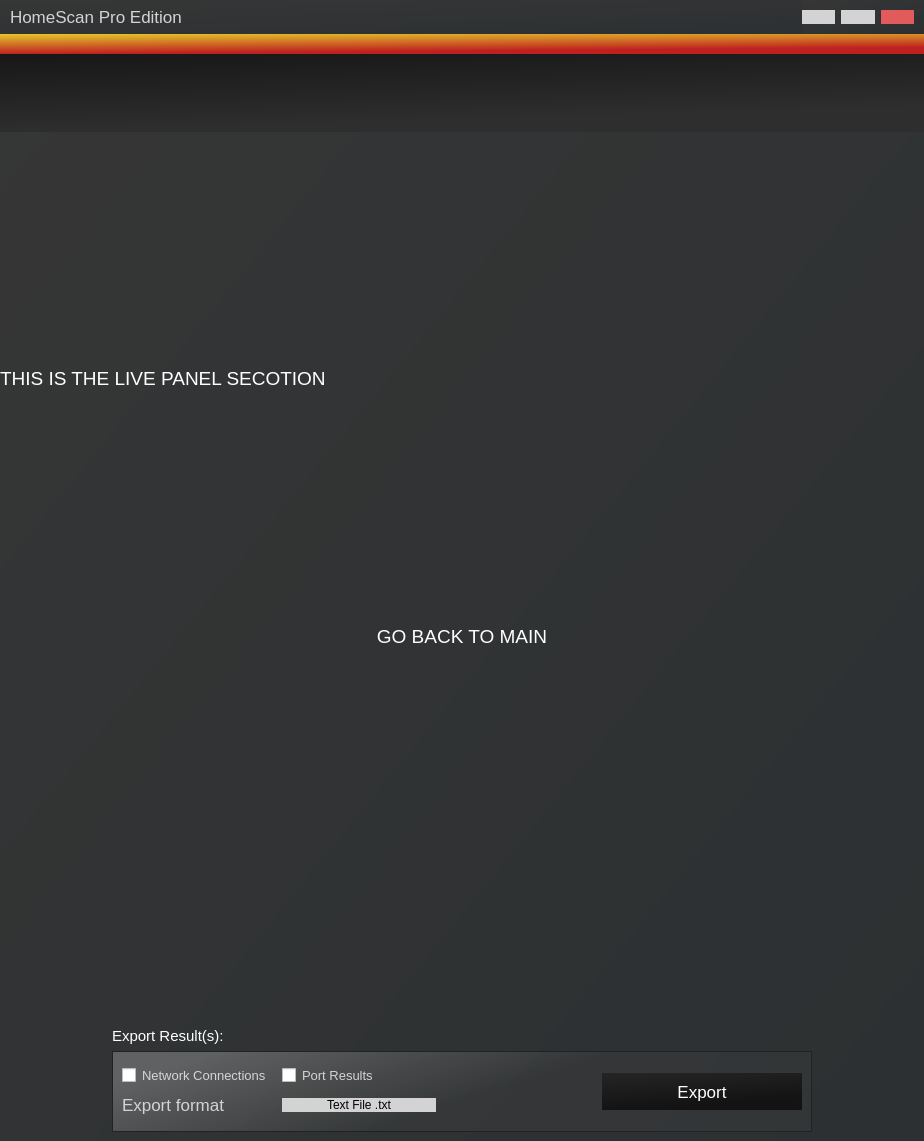
<?xml version="1.0" encoding="UTF-8"?>
<ui version="4.0">
 <class>MainWindow</class>
 <widget class="QMainWindow" name="MainWindow">
  <property name="geometry">
   <rect>
    <x>0</x>
    <y>0</y>
    <width>924</width>
    <height>1141</height>
   </rect>
  </property>
  <property name="windowTitle">
   <string>MainWindow</string>
  </property>
  <property name="styleSheet">
   <string notr="true">border: unset;</string>
  </property>
  <widget class="QWidget" name="app">
   <layout class="QHBoxLayout" name="horizontalLayout">
    <property name="spacing">
     <number>0</number>
    </property>
    <property name="leftMargin">
     <number>0</number>
    </property>
    <property name="topMargin">
     <number>0</number>
    </property>
    <property name="rightMargin">
     <number>0</number>
    </property>
    <property name="bottomMargin">
     <number>0</number>
    </property>
    <item>
     <widget class="QFrame" name="main">
      <property name="styleSheet">
       <string notr="true">background:qlineargradient(spread:pad, x1:0, y1:0, x2:1, y2:1, stop:0 rgba(54, 54, 54, 255), stop:1 rgba(44, 48, 50, 255))</string>
      </property>
      <property name="frameShape">
       <enum>QFrame::StyledPanel</enum>
      </property>
      <property name="frameShadow">
       <enum>QFrame::Raised</enum>
      </property>
      <layout class="QVBoxLayout" name="verticalLayout">
       <property name="spacing">
        <number>0</number>
       </property>
       <property name="leftMargin">
        <number>0</number>
       </property>
       <property name="topMargin">
        <number>0</number>
       </property>
       <property name="rightMargin">
        <number>0</number>
       </property>
       <property name="bottomMargin">
        <number>0</number>
       </property>
       <item>
        <widget class="QFrame" name="name_and_tabs">
         <property name="enabled">
          <bool>true</bool>
         </property>
         <property name="maximumSize">
          <size>
           <width>16777215</width>
           <height>34</height>
          </size>
         </property>
         <property name="styleSheet">
          <string notr="true"/>
         </property>
         <property name="frameShape">
          <enum>QFrame::StyledPanel</enum>
         </property>
         <property name="frameShadow">
          <enum>QFrame::Raised</enum>
         </property>
         <layout class="QHBoxLayout" name="horizontalLayout_7">
          <property name="leftMargin">
           <number>0</number>
          </property>
          <property name="topMargin">
           <number>0</number>
          </property>
          <property name="rightMargin">
           <number>0</number>
          </property>
          <property name="bottomMargin">
           <number>0</number>
          </property>
          <item>
           <layout class="QHBoxLayout" name="horizontalLayout_3">
            <property name="leftMargin">
             <number>10</number>
            </property>
            <property name="rightMargin">
             <number>10</number>
            </property>
            <property name="bottomMargin">
             <number>0</number>
            </property>
            <item>
             <widget class="QLabel" name="label">
              <property name="styleSheet">
               <string notr="true">border:none;background: none;
color:lightgray;
font-size:17px;</string>
              </property>
              <property name="text">
               <string>HomeScan Pro Edition</string>
              </property>
             </widget>
            </item>
            <item>
             <widget class="QFrame" name="frame_12">
              <property name="minimumSize">
               <size>
                <width>30</width>
                <height>0</height>
               </size>
              </property>
              <property name="maximumSize">
               <size>
                <width>112</width>
                <height>16777215</height>
               </size>
              </property>
              <property name="frameShape">
               <enum>QFrame::StyledPanel</enum>
              </property>
              <property name="frameShadow">
               <enum>QFrame::Raised</enum>
              </property>
              <layout class="QHBoxLayout" name="horizontalLayout_9">
               <property name="leftMargin">
                <number>0</number>
               </property>
               <property name="topMargin">
                <number>0</number>
               </property>
               <property name="rightMargin">
                <number>0</number>
               </property>
               <property name="bottomMargin">
                <number>0</number>
               </property>
               <item>
                <widget class="QPushButton" name="min">
                 <property name="styleSheet">
                  <string notr="true">background-color: lightgray;
border: none;
top:0;border-radius: 0;
width:30px;</string>
                 </property>
                 <property name="text">
                  <string/>
                 </property>
                 <property name="icon">
                  <iconset>
                   <normaloff>assets/minus.svg</normaloff>assets/minus.svg</iconset>
                 </property>
                </widget>
               </item>
               <item>
                <widget class="QPushButton" name="full">
                 <property name="styleSheet">
                  <string notr="true">background-color: lightgray;
border: none;
top:0;border-radius: 0;</string>
                 </property>
                 <property name="text">
                  <string/>
                 </property>
                 <property name="icon">
                  <iconset>
                   <normaloff>assets/square.svg</normaloff>assets/square.svg</iconset>
                 </property>
                </widget>
               </item>
               <item>
                <widget class="QPushButton" name="exit">
                 <property name="styleSheet">
                  <string notr="true">background-color: #e15b5d;
border: none;
top:0;border-radius: 0;
margin-top:0px;</string>
                 </property>
                 <property name="text">
                  <string/>
                 </property>
                 <property name="icon">
                  <iconset>
                   <normaloff>assets/x.svg</normaloff>assets/x.svg</iconset>
                 </property>
                </widget>
               </item>
              </layout>
             </widget>
            </item>
           </layout>
          </item>
         </layout>
        </widget>
       </item>
       <item>
        <widget class="QFrame" name="color_bar">
         <property name="maximumSize">
          <size>
           <width>16777215</width>
           <height>20</height>
          </size>
         </property>
         <property name="styleSheet">
          <string notr="true">background-color: qlineargradient(spread:pad, x1:0, y1:0, x2:0.306, y2:0.909091, stop:0.00568182 rgba(227, 198, 43, 255), stop:1 rgba(191, 32, 32, 255))</string>
         </property>
         <property name="frameShape">
          <enum>QFrame::StyledPanel</enum>
         </property>
         <property name="frameShadow">
          <enum>QFrame::Raised</enum>
         </property>
        </widget>
       </item>
       <item>
        <widget class="QFrame" name="logo_menu">
         <property name="maximumSize">
          <size>
           <width>16777215</width>
           <height>78</height>
          </size>
         </property>
         <property name="styleSheet">
          <string notr="true">background: qlineargradient(spread:pad, x1:0, y1:0, x2:0.306, y2:0.909091, stop:0 rgba(23, 23, 23, 255), stop:1 rgba(46, 46, 46, 255));</string>
         </property>
         <property name="frameShape">
          <enum>QFrame::StyledPanel</enum>
         </property>
         <property name="frameShadow">
          <enum>QFrame::Raised</enum>
         </property>
         <layout class="QHBoxLayout" name="horizontalLayout_4">
          <item>
           <widget class="QLabel" name="label_2">
            <property name="maximumSize">
             <size>
              <width>331</width>
              <height>61</height>
             </size>
            </property>
            <property name="styleSheet">
             <string notr="true">background:none;</string>
            </property>
            <property name="text">
             <string/>
            </property>
            <property name="pixmap">
             <pixmap>assets/logo.png</pixmap>
            </property>
            <property name="scaledContents">
             <bool>true</bool>
            </property>
           </widget>
          </item>
          <item>
           <widget class="QFrame" name="frame_2">
            <property name="maximumSize">
             <size>
              <width>270</width>
              <height>16777215</height>
             </size>
            </property>
            <property name="styleSheet">
             <string notr="true">background: none;</string>
            </property>
            <property name="frameShape">
             <enum>QFrame::StyledPanel</enum>
            </property>
            <property name="frameShadow">
             <enum>QFrame::Raised</enum>
            </property>
            <layout class="QHBoxLayout" name="horizontalLayout_8"/>
           </widget>
          </item>
         </layout>
        </widget>
       </item>
       <item>
        <widget class="QLabel" name="label_7">
         <property name="styleSheet">
          <string notr="true">color: white;
border: 20px;
top:0;
border: none;
background: none;
font-size: 19px;</string>
         </property>
         <property name="text">
          <string>THIS IS THE LIVE PANEL SECOTION</string>
         </property>
        </widget>
       </item>
       <item>
        <widget class="QPushButton" name="pushButton_14">
         <property name="styleSheet">
          <string notr="true">color: white;
border: 20px;
top:0;
border: none;
background: none;
font-size: 19px;</string>
         </property>
         <property name="text">
          <string>GO BACK TO MAIN</string>
         </property>
        </widget>
       </item>
       <item alignment="Qt::AlignBottom">
        <widget class="QFrame" name="footer">
         <property name="styleSheet">
          <string notr="true">background:none;
border:none;</string>
         </property>
         <property name="frameShape">
          <enum>QFrame::StyledPanel</enum>
         </property>
         <property name="frameShadow">
          <enum>QFrame::Raised</enum>
         </property>
         <layout class="QVBoxLayout" name="verticalLayout_6">
          <item alignment="Qt::AlignHCenter|Qt::AlignBottom">
           <widget class="QFrame" name="frame_9">
            <property name="minimumSize">
             <size>
              <width>700</width>
              <height>0</height>
             </size>
            </property>
            <property name="maximumSize">
             <size>
              <width>728</width>
              <height>16777215</height>
             </size>
            </property>
            <property name="styleSheet">
             <string notr="true">background: none;
border:none;</string>
            </property>
            <property name="frameShape">
             <enum>QFrame::StyledPanel</enum>
            </property>
            <property name="frameShadow">
             <enum>QFrame::Raised</enum>
            </property>
            <layout class="QVBoxLayout" name="verticalLayout_7">
             <property name="leftMargin">
              <number>0</number>
             </property>
             <property name="topMargin">
              <number>0</number>
             </property>
             <property name="rightMargin">
              <number>0</number>
             </property>
             <property name="bottomMargin">
              <number>0</number>
             </property>
             <item>
              <widget class="QLabel" name="label_5">
               <property name="styleSheet">
                <string notr="true">color:white;
font-size:15px;
background:none;
border:none;</string>
               </property>
               <property name="text">
                <string>Export Result(s):</string>
               </property>
              </widget>
             </item>
             <item>
              <widget class="QFrame" name="frame_3">
               <property name="minimumSize">
                <size>
                 <width>400</width>
                 <height>81</height>
                </size>
               </property>
               <property name="maximumSize">
                <size>
                 <width>16777215</width>
                 <height>111</height>
                </size>
               </property>
               <property name="styleSheet">
                <string notr="true">background-color:qlineargradient(spread:pad, x1:0.0454545, y1:0.313, x2:0.550318, y2:0.489, stop:0 rgba(144, 144, 144, 125), stop:1 rgba(73, 73, 73, 55));
border-color: white;
border: 2px;
border: 1px solid rgb(34, 34, 34);</string>
               </property>
               <property name="frameShape">
                <enum>QFrame::StyledPanel</enum>
               </property>
               <property name="frameShadow">
                <enum>QFrame::Raised</enum>
               </property>
               <layout class="QHBoxLayout" name="horizontalLayout_12">
                <item>
                 <layout class="QHBoxLayout" name="horizontalLayout_11">
                  <item>
                   <layout class="QVBoxLayout" name="verticalLayout_8">
                    <property name="rightMargin">
                     <number>120</number>
                    </property>
                    <item>
                     <layout class="QHBoxLayout" name="horizontalLayout_2">
                      <item>
                       <widget class="QCheckBox" name="checkBox_2">
                        <property name="styleSheet">
                         <string notr="true">border:none;background: none;
color:rgb(213, 213, 213);
font-size:13px;</string>
                        </property>
                        <property name="text">
                         <string>Network Connections</string>
                        </property>
                       </widget>
                      </item>
                      <item>
                       <widget class="QCheckBox" name="checkBox">
                        <property name="styleSheet">
                         <string notr="true">border:none;background: none;
color:lightgray;

font-size:13px;</string>
                        </property>
                        <property name="text">
                         <string>Port Results</string>
                        </property>
                       </widget>
                      </item>
                     </layout>
                    </item>
                    <item>
                     <layout class="QHBoxLayout" name="horizontalLayout_6">
                      <item>
                       <widget class="QLabel" name="label_3">
                        <property name="styleSheet">
                         <string notr="true">border:none;background: none;
color:lightgray;
font-size:17px;</string>
                        </property>
                        <property name="text">
                         <string>Export format</string>
                        </property>
                       </widget>
                      </item>
                      <item>
                       <widget class="QPushButton" name="pushButton_6">
                        <property name="styleSheet">
                         <string notr="true">background-color: lightgray;
border: 20px;
top:0;
</string>
                        </property>
                        <property name="text">
                         <string>Text File .txt</string>
                        </property>
                       </widget>
                      </item>
                     </layout>
                    </item>
                   </layout>
                  </item>
                  <item>
                   <spacer name="horizontalSpacer">
                    <property name="orientation">
                     <enum>Qt::Horizontal</enum>
                    </property>
                    <property name="sizeType">
                     <enum>QSizePolicy::Maximum</enum>
                    </property>
                    <property name="sizeHint" stdset="0">
                     <size>
                      <width>40</width>
                      <height>20</height>
                     </size>
                    </property>
                   </spacer>
                  </item>
                  <item>
                   <widget class="QPushButton" name="pushButton_4">
                    <property name="minimumSize">
                     <size>
                      <width>0</width>
                      <height>37</height>
                     </size>
                    </property>
                    <property name="maximumSize">
                     <size>
                      <width>200</width>
                      <height>16777215</height>
                     </size>
                    </property>
                    <property name="styleSheet">
                     <string notr="true">background-color:qlineargradient(spread:pad, x1:0, y1:0, x2:0.306, y2:0.909091, stop:0 rgba(37, 37, 37, 255), stop:1 rgba(19, 19, 19, 255));
color:rgb(255, 255, 255);
font-size:17px;
border:none;</string>
                    </property>
                    <property name="text">
                     <string>Export</string>
                    </property>
                    <property name="icon">
                     <iconset>
                      <normaloff>assets/export.png</normaloff>assets/export.png</iconset>
                    </property>
                    <property name="iconSize">
                     <size>
                      <width>37</width>
                      <height>37</height>
                     </size>
                    </property>
                   </widget>
                  </item>
                 </layout>
                </item>
               </layout>
              </widget>
             </item>
            </layout>
           </widget>
          </item>
         </layout>
        </widget>
       </item>
      </layout>
     </widget>
    </item>
   </layout>
  </widget>
 </widget>
 <resources/>
 <connections/>
</ui>
